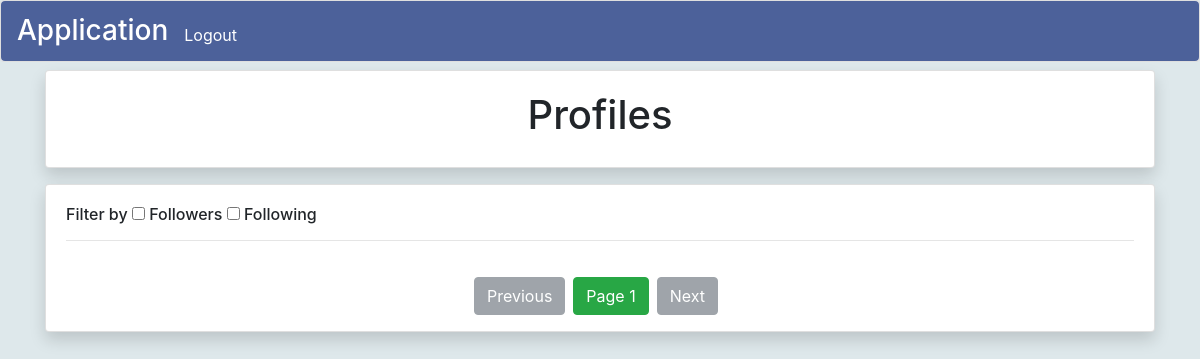
Page / (signed in) on the earlier database version.
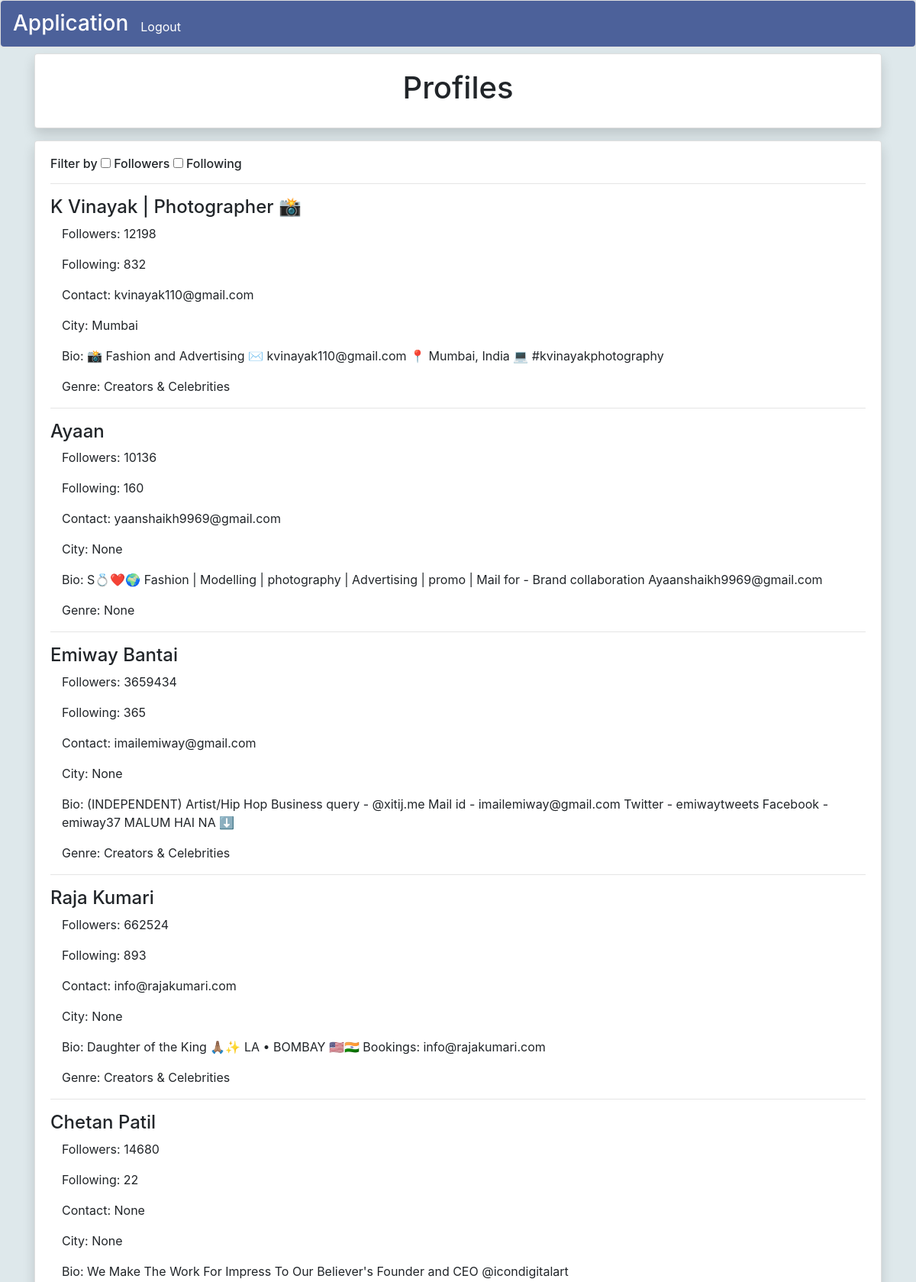
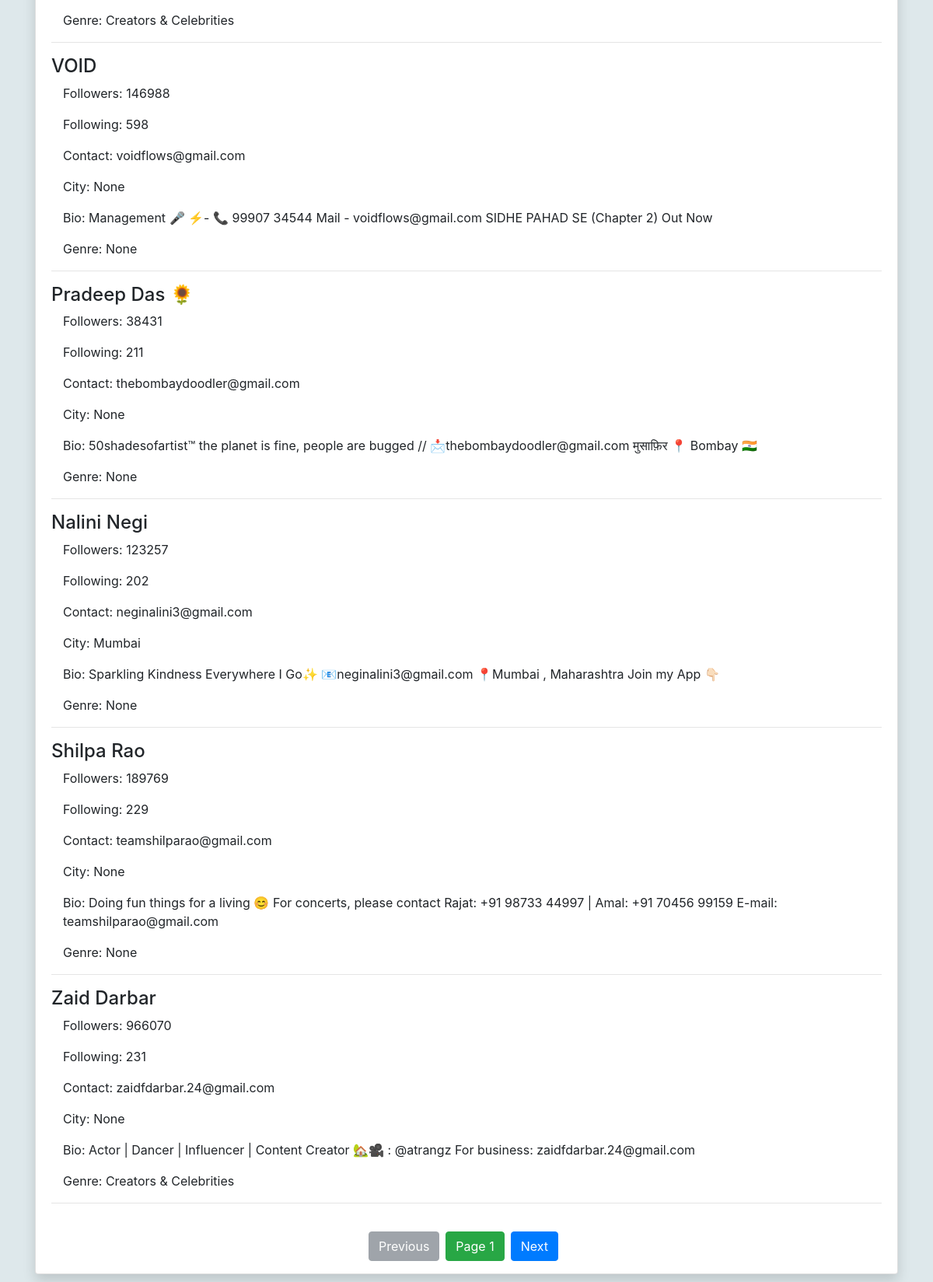
Same page on the later database version (2 pictures, top to bottom).
### data_app/models.py (models this page shows)
class Insta_profiles(models.Model):
    name = models.CharField(max_length = 100)
    follower_count = models.IntegerField()
    following_count = models.IntegerField()
    genere = models.CharField(max_length=200)
    bio = models.CharField(max_length = 1000)
    city = models.CharField(max_length = 100)
    contact_details = models.CharField(max_length = 200)

### data_app/views.py (the view)
# urls.py: 2. Add a URL to urlpatterns:  path('', views.home, name='home')
@login_required
def home(request):
    if request.method == "POST":
        a = request.POST.getlist("filter_by")
        query = Insta_profiles.objects.all()
        print(request.POST['max_followers_value'])
        print(type(int(request.POST['max_followers_value'])))
        for i in a:
            if i == "Followers":
                query = Insta_profiles.objects.filter(follower_count__lte = int(request.POST['max_followers_value'])).filter(follower_count__gte = int(request.POST['min_followers_value']))
                print(len(query))
            elif i == "Followees":
                query = query.filter(following_count__lte = int(request.POST['max_followees_value'])).filter( following_count__gte = int(request.POST['min_followees_value']))
        number = len(query)
        return render(request, "filter_results.html", {"page":query, "number":number})
    else:
        profiles = Insta_profiles.objects.all()
        p = Paginator(profiles, 10)
        page_num = request.GET.get('page',1)
        try:
            page = p.page(page_num)
        except EmptyPage:
            page = p.page(1)
    return render(request, 'home.html', {"page":page})

### data_app/templates/home.html (shortened to what this page needs)
{% extends 'base.html' %}
{% block content %}
<div class="container text-center mt-2">
    <div class="card shadow" >
        <div class="card-body ">
            <h1 class="">Profiles</h1>
        </div>
    </div>
</div>
<div class="container">
    <div class="card shadow">
        <div class="card-body">
            <div class="" >
                <div>
                    <form method="POST" action="{% url 'home' %}">
                        <h6>
                            Filter by <input type="checkbox" name="filter_by" id="filter_by_1" value="Followers" onchange="function1()">  Followers  <input type="checkbox" name="filter_by" id="filter_by_2" value="Followees" onchange="function2()">  Following
                        </h6>
                    </form>
                </div>
            </div>
            <hr>
            {% for item in page %}
            <h4>
                {{ item.name  }}
            </h4>
            <div class="container">
                <p>
                    Followers: {{ item.follower_count }}
                </p>
                <p>
                    Following: {{ item.following_count }}
                </p>
                <p>
                    Contact: {{ item.contact_details }}
                </p>
                <p>
                    City: {{ item.city }}
                </p>
                <p>
                    Bio: {{ item.bio }}
                </p>
                <p>
                    Genre: {{ item.genere }}
                </p>
            </div>
            <hr>
            {% endfor %}
        </div>
        <div class="text-center" >
            <div class="d-flex justify-content-center">
                {% if page.has_previous %}
                <p>
                    <a href="{% url 'home' %}?page={{ page.previous_page_number }}" class=" btn btn-primary mr-2" >Previous</a>
                </p>
                {% else %}
                <p>
                    <button disabled class=" btn btn-secondary mr-2" >Previous</button>
                </p>
                {% endif %}
                <p class=" btn btn-success mr-2">Page {{page.number}}</p>
                {% if page.has_next %}
                <p>
                    <a href="{% url 'home' %}?page={{ page.next_page_number }}" class=" btn btn-primary mr-2">Next</a>
                </p>
                {% else %}
                <p>
                    <button disabled class=" btn btn-secondary mr-2">Next</button>
                </p>
                {% endif %}
            </div>
        </div>
    </div>
</div>
{% endblock %}

### data_app/templates/base.html (shortened to what this page needs)
{% load widget_tweaks %}
<!doctype html>
<html lang="en">
  <head>
    <link rel="stylesheet" href="https://cdn.jsdelivr.net/npm/bootstrap@4.5.3/dist/css/bootstrap.min.css">
  </head>
  <body style="background-color: rgb(222, 232, 235);">
    <div class="rounded card p-0">
        <nav class=" navbar navbar-expand-lg rounded pb-0" style="background-color: rgba(48, 72, 138, 0.863);">
          <a class="navbar-brand text-white " href="{%  url 'home' %}"><h3>Application</h3></a>
          <div class="collapse navbar-collapse" id="main_nav">
              {% if user.is_authenticated %}
              <ul class="navbar-nav mr-auto">
                  <a href="{% url 'logout' %}" class="nav-item button text-white"  >Logout</a>
              </ul>
              {% endif %}
          </div>
        </nav>
    </div>
    {% block content %}
    {% endblock %}
  </body>
</html>

Differences in the rows shown:
added Insta_profiles: name "K Vinayak | Photographer 📸", follower_count "12198", following_count "832", contact_details "kvinayak110@gmail.com", city "Mumbai", bio "📸 Fashion and Advertising ✉ kvinayak110@gmail.com 📍 Mumbai, India 💻 #kvinayakphotography", genere "Creators & Celebrities"
added Insta_profiles: name "Ayaan", follower_count "10136", following_count "160", contact_details "yaanshaikh9969@gmail.com", city "None", bio "S💍❤️🌍 Fashion | Modelling | photography | Advertising | promo | Mail for - Brand collaboration Ayaanshaikh9969@gmail.com", genere "None"
added Insta_profiles: name "Emiway Bantai", follower_count "3659434", following_count "365", contact_details "imailemiway@gmail.com", city "None", bio "(INDEPENDENT) Artist/Hip Hop Business query - @xitij.me Mail id - imailemiway@gmail.com Twitter - emiwaytweets Facebook - emiway37 MALUM HAI NA ⬇️", genere "Creators & Celebrities"
added Insta_profiles: name "Raja Kumari", follower_count "662524", following_count "893", contact_details "info@rajakumari.com", city "None", bio "Daughter of the King 🙏🏽✨ LA • BOMBAY 🇺🇸🇮🇳 Bookings: info@rajakumari.com", genere "Creators & Celebrities"
added Insta_profiles: name "Chetan Patil", follower_count "14680", following_count "22", contact_details "None", city "None", bio "We Make The Work For Impress To Our Believer's Founder and CEO @icondigitalart", genere "Creators & Celebrities"
added Insta_profiles: name "VOID", follower_count "146988", following_count "598", contact_details "voidflows@gmail.com", city "None", bio "Management 🎤 ⚡️- 📞 99907 34544 Mail - voidflows@gmail.com SIDHE PAHAD SE (Chapter 2) Out Now", genere "None"
added Insta_profiles: name "Pradeep Das 🌻", follower_count "38431", following_count "211", contact_details "thebombaydoodler@gmail.com", city "None", bio "50shadesofartist™ the planet is fine, people are bugged // 📩thebombaydoodler@gmail.com मुसाफ़िर 📍 Bombay 🇮🇳", genere "None"
added Insta_profiles: name "Nalini Negi", follower_count "123257", following_count "202", contact_details "neginalini3@gmail.com", city "Mumbai", bio "Sparkling Kindness Everywhere I Go✨ 📧neginalini3@gmail.com 📍Mumbai , Maharashtra Join my App 👇🏻", genere "None"
added Insta_profiles: name "Shilpa Rao", follower_count "189769", following_count "229", contact_details "teamshilparao@gmail.com", city "None", bio "Doing fun things for a living 😊 For concerts, please contact Rajat: +91 98733 44997 | Amal: +91 70456 99159 E-mail: teamshilparao@gmail.com", genere "None"
added Insta_profiles: name "Zaid Darbar", follower_count "966070", following_count "231", contact_details "zaidfdarbar.24@gmail.com", city "None", bio "Actor | Dancer | Influencer | Content Creator 🏡🎥 : @atrangz For business: zaidfdarbar.24@gmail.com", genere "Creators & Celebrities"
